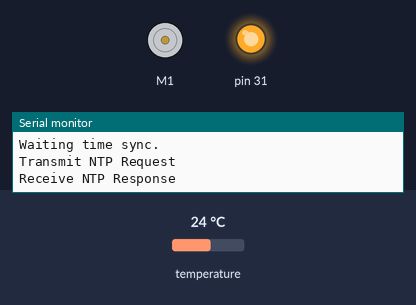
Bench run of a sketch on a simulated Arduino Mega 2560, built for the host (arithmetic inside an expression is 32-bit, double 64-bit). On the bench: DC motor (green arrow = forward, orange = backward, longer = faster), output pins drawn as LEDs (lit = HIGH), the last lines printed to the serial monitor. Inputs (shaded band) come from the test bench; at power-on: temperature 24 °C. WiFi joins after 1.5 s; servers stay silent unless stated.

Above: at 0.1 s.
At 0.9 s:
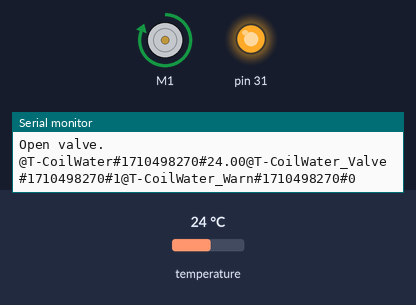
Timing chart, 0 to 2.4 s (numbered marks = the images above):
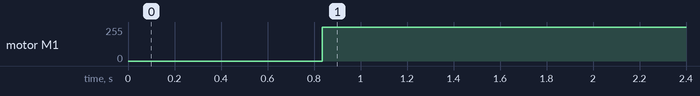

Measured:
- by itself, motor M1: stopped → forward 255/255 at 0.84 s

The sketch:

WaterValve.ino
```cpp
#include <SPI.h>              // needed for Arduino versions later than 0018
#include <Ethernet.h>         //library for ethernet shield
#include <EthernetUdp.h>      // UDP library from: bjoern@cs.stanford.edu 12/30/2008
#include <TimeLib.h>

// temperature and motor
#include <OneWire.h>
#include <DallasTemperature.h>  //Dallas DS18B20 temperature sensor library
#include <AFMotor.h>            //for controlling valve

AF_DCMotor valve(1);            //instantiate valve
OneWire sensor(30);             //instantiate onewire object
DallasTemperature sensors(&sensor);         //instantiate temperature sensor using onewire object

int water = 0;                //flag for whether valve is open or closed
int alert = 0;                //whether to warn the humans about water being too hot

float lowerTempLimit = 21.5;    //switch valve off for temperature below (too cold and condensation will form on instruments)
float upperTempLimit = 23;      //switch valve on for temperature above (we need to cool)
float warnTempLimit  = 25;      //warning TTL for temperature above

unsigned long delayTime      = 30000;    //delay between loops in ms
float temp;                   //temperature from sensor

/****************************************
    network stuff
*********************************************/

IPAddress timeServer(130, 159, 248, 123);  //Strathclyde time server
const int timeZone = 0;                    //Central European Time

byte mac[] = { 0xAA, 0xDE, 0xBE, 0xCF, 0xFD, 0xDD };  //local MAC address, fake
IPAddress localIPNum(172, 16, 1, 24);                 //local IP
byte gatewayIPNum[] = { 172, 16, 0, 1 };
byte dnsIPNum[]  = { 8, 8, 8, 8 };
byte maskIPNum[] = { 255, 255, 0, 0 };

IPAddress outIP(172,16,1,10);                   //IP address for data collector
unsigned int outPort = 8010;                    //port

EthernetUDP Udp;                                //instantiate UDP object for sending UDP packets

String nowStr;                                  //string for storing UNIX time
String str0;                                    //string for data to send

char UDPBuffer[512];                            //buffer to send string with UDP

long int counter;                               //
int counterStartCold = 4;                       //


void setup(void)
{
  pinMode(31, OUTPUT);                          //
  digitalWrite(31, HIGH);                       //
  Serial.begin(9600);                           //

  valve.setSpeed(255);                          //Use maximum current for valve
  sensors.begin();                              //initialise temperature sensor
  sensors.setResolution(16);                    //16 bit precision

  counter = 0;                                  //

  Serial.println("Get NTP timer.");

  Ethernet.begin(mac, localIPNum, dnsIPNum, gatewayIPNum, maskIPNum ); //Initialise Ethernet with network parameters we defined before
  Udp.begin(8888);                                                     //Begin UDP on port 8888

  //debug
  Serial.print("Local IP number: ");
  Serial.println(Ethernet.localIP() );
  Serial.println("Waiting time sync.");
  setSyncProvider(getNtpTime);
  setSyncInterval(86400);

  while (timeStatus() == timeNotSet) {      //until we get a time
    Serial.println("Waiting time sync.");   //print this every 3 seconds for debug
    delay(3000);
  }
}


void loop(void)
{

  sensors.requestTemperatures();            //send request for temperature
  temp = sensors.getTempCByIndex(0);        //collect response and covert to degC
  Serial.print("Current temperature: ");    //debug
  Serial.print( temp );
  Serial.print(" degC,  Counter:");
  Serial.println( counter );

  if ((water == 1) && (temp < lowerTempLimit)) {        //If water is running, and temperature is too cold
    valve.run(RELEASE);                                 //close valve
    water = 0;                                          //remember that water is not flowing
    Serial.println("Close valve.");                     //debug
  }

  if ((water == 0) && (temp > upperTempLimit)) {        //if water is not running and temperature gets too hot
      valve.run(FORWARD);                               //open valve
      water = 1;                                        //remember that water is flowing
      Serial.println("Open valve.");                    //debug
  }

  if (temp > warnTempLimit)  {                          //if temperature gets too hot
      alert = 1;                                        //alert mode
      digitalWrite(31, LOW);                            //
      Serial.println("High temperature. TTL alter on.");    //debug
  }
  if ((alert == 1) && (temp < warnTempLimit)) {         //if alert mode and the temperature isn't a worry anymore
      alert = 0;                                        //turn off alert mode
      digitalWrite(31, HIGH);
      Serial.println("High temperature gone. TTL alter off.");
  }


  /*******************************************
     send network package with temperature
  *******************************************/

  nowStr = String( now() );                         //get time from NTP
  str0 = String("@T-CoilWater") + "#" + nowStr +  "#" + String( temp ) +
            String("@T-CoilWater_Valve") + "#" + nowStr +  "#" + String( water ) +
            String("@T-CoilWater_Warn") + "#" + nowStr +  "#" + String( alert );    //build string with all necessary information

   str0.toCharArray( UDPBuffer, str0.length()+1 );          //convert to char array
   Serial.println( UDPBuffer );                             //debug

   Udp.beginPacket( outIP, outPort );                       //get ready to transfer data over defined IP and port
   Udp.write(UDPBuffer);                                    //send the data
   Udp.endPacket();                                         //finish transfer

   // check pulse
   if ((counter > counterStartCold) && (water==0) && (temp>21.85)) {

      Serial.println("Counter pulse on.");
        valve.run(FORWARD);
        water = 1;
      delay(delayTime);
      delay(delayTime);
        valve.run(RELEASE);
        water = 0;
      Serial.println("Counter pulse off.");
      counter = 0;
  } else {
    delay(delayTime);
    counter++;
  }

}


/**<--------------------  NTP code --------------------->*/

const int NTP_PACKET_SIZE = 48; // NTP time is in the first 48 bytes of message
byte packetBuffer[NTP_PACKET_SIZE]; //buffer to hold incoming & outgoing packets

time_t getNtpTime()
{
  while (Udp.parsePacket() > 0) ; //discard any previously received packets
  Serial.println("Transmit NTP Request");
  sendNTPpacket(timeServer);
  uint32_t beginWait = millis();
  while (millis() - beginWait < 1500) {
    int size = Udp.parsePacket();
    if (size >= NTP_PACKET_SIZE) {
      Serial.println("Receive NTP Response");
      Udp.read(packetBuffer, NTP_PACKET_SIZE);  //read packet into the buffer
      unsigned long secsSince1900;
      // convert four bytes starting at location 40 to a long integer
      secsSince1900 =  (unsigned long)packetBuffer[40] << 24;
      secsSince1900 |= (unsigned long)packetBuffer[41] << 16;
      secsSince1900 |= (unsigned long)packetBuffer[42] << 8;
      secsSince1900 |= (unsigned long)packetBuffer[43];
      //need to convert from secs since 1900 to secs since 1970 so Linux OS can convert more easily
      return secsSince1900 - 2208988800UL + timeZone * SECS_PER_HOUR;
    }
  }
  Serial.println("No NTP Response :-(");
  return 0; // return 0 if unable to get the time
}

// send an NTP request to the time server at the given address
void sendNTPpacket(IPAddress &address)
{
  // set all bytes in the buffer to 0
  memset(packetBuffer, 0, NTP_PACKET_SIZE);
  // Initialize values needed to form NTP request
  // (see URL above for details on the packets)
  packetBuffer[0] = 0b11100011;   // LI, Version, Mode
  packetBuffer[1] = 0;     // Stratum, or type of clock
  packetBuffer[2] = 6;     // Polling Interval
  packetBuffer[3] = 0xEC;  // Peer Clock Precision
  // 8 bytes of zero for Root Delay & Root Dispersion
  packetBuffer[12]  = 49;
  packetBuffer[13]  = 0x4E;
  packetBuffer[14]  = 49;
  packetBuffer[15]  = 52;
  // all NTP fields have been given values, now
  // you can send a packet requesting a timestamp:
  Udp.beginPacket(address, 123); //NTP requests are to port 123
  Udp.write(packetBuffer, NTP_PACKET_SIZE);
  Udp.endPacket();
}
```
